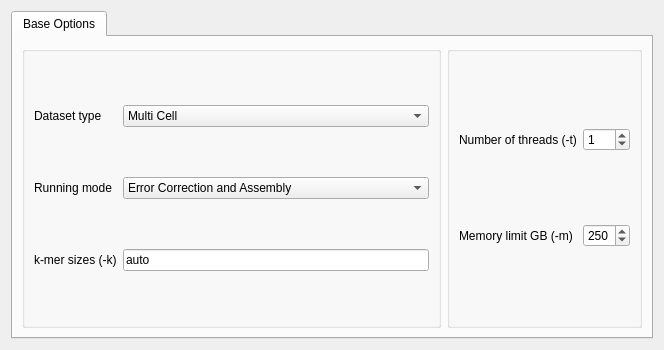
<?xml version="1.0" encoding="UTF-8"?>
<ui version="4.0">
 <class>SpadesSettings</class>
 <widget class="QWidget" name="SpadesSettings">
  <property name="geometry">
   <rect>
    <x>0</x>
    <y>0</y>
    <width>664</width>
    <height>350</height>
   </rect>
  </property>
  <property name="minimumSize">
   <size>
    <width>660</width>
    <height>350</height>
   </size>
  </property>
  <property name="windowTitle">
   <string>Form</string>
  </property>
  <layout class="QGridLayout" name="gridLayout_8">
   <item row="0" column="0">
    <widget class="QTabWidget" name="tabWidget">
     <property name="currentIndex">
      <number>0</number>
     </property>
     <widget class="QWidget" name="tab">
      <attribute name="title">
       <string>Base Options</string>
      </attribute>
      <layout class="QGridLayout" name="gridLayout_5">
       <item row="0" column="0">
        <widget class="QGroupBox" name="groupBox_0">
         <property name="title">
          <string/>
         </property>
         <layout class="QGridLayout" name="gridLayout_2">
          <item row="2" column="0">
           <widget class="QLabel" name="label_7">
            <property name="layoutDirection">
             <enum>Qt::LeftToRight</enum>
            </property>
            <property name="text">
             <string>Running mode</string>
            </property>
            <property name="alignment">
             <set>Qt::AlignLeading|Qt::AlignLeft|Qt::AlignVCenter</set>
            </property>
            <property name="margin">
             <number>5</number>
            </property>
           </widget>
          </item>
          <item row="2" column="1">
           <widget class="QComboBox" name="modeCombo">
            <item>
             <property name="text">
              <string>Error Correction and Assembly</string>
             </property>
            </item>
            <item>
             <property name="text">
              <string>Assembly only</string>
             </property>
            </item>
            <item>
             <property name="text">
              <string>Error correction only</string>
             </property>
            </item>
           </widget>
          </item>
          <item row="4" column="0">
           <widget class="QLabel" name="label_42">
            <property name="layoutDirection">
             <enum>Qt::LeftToRight</enum>
            </property>
            <property name="text">
             <string>k-mer sizes (-k)</string>
            </property>
            <property name="alignment">
             <set>Qt::AlignLeading|Qt::AlignLeft|Qt::AlignVCenter</set>
            </property>
            <property name="margin">
             <number>5</number>
            </property>
            <property name="buddy">
             <cstring>numThreadsSpinbox</cstring>
            </property>
           </widget>
          </item>
          <item row="1" column="0">
           <widget class="QLabel" name="label_9">
            <property name="layoutDirection">
             <enum>Qt::LeftToRight</enum>
            </property>
            <property name="text">
             <string>Dataset type</string>
            </property>
            <property name="alignment">
             <set>Qt::AlignLeading|Qt::AlignLeft|Qt::AlignVCenter</set>
            </property>
            <property name="margin">
             <number>5</number>
            </property>
           </widget>
          </item>
          <item row="4" column="1">
           <widget class="QLineEdit" name="kmerEdit">
            <property name="text">
             <string notr="true">auto</string>
            </property>
           </widget>
          </item>
          <item row="1" column="1">
           <widget class="QComboBox" name="typeCombo">
            <item>
             <property name="text">
              <string>Multi Cell</string>
             </property>
            </item>
            <item>
             <property name="text">
              <string>Single Cell</string>
             </property>
            </item>
           </widget>
          </item>
         </layout>
        </widget>
       </item>
       <item row="0" column="1">
        <widget class="QGroupBox" name="groupBox">
         <layout class="QGridLayout" name="gridLayout_3">
          <item row="1" column="0">
           <widget class="QLabel" name="label_43">
            <property name="layoutDirection">
             <enum>Qt::LeftToRight</enum>
            </property>
            <property name="text">
             <string>Memory limit GB (-m)</string>
            </property>
            <property name="alignment">
             <set>Qt::AlignLeading|Qt::AlignLeft|Qt::AlignVCenter</set>
            </property>
            <property name="margin">
             <number>5</number>
            </property>
            <property name="buddy">
             <cstring>numThreadsSpinbox</cstring>
            </property>
           </widget>
          </item>
          <item row="1" column="1">
           <widget class="QSpinBox" name="memlimitSpin">
            <property name="toolTip">
             <string>Number of threads</string>
            </property>
            <property name="maximum">
             <number>999</number>
            </property>
            <property name="value">
             <number>250</number>
            </property>
           </widget>
          </item>
          <item row="0" column="0">
           <widget class="QLabel" name="label_41">
            <property name="layoutDirection">
             <enum>Qt::LeftToRight</enum>
            </property>
            <property name="text">
             <string>Number of threads (-t)</string>
            </property>
            <property name="alignment">
             <set>Qt::AlignLeading|Qt::AlignLeft|Qt::AlignVCenter</set>
            </property>
            <property name="margin">
             <number>5</number>
            </property>
            <property name="buddy">
             <cstring>numThreadsSpinbox</cstring>
            </property>
           </widget>
          </item>
          <item row="0" column="1">
           <widget class="QSpinBox" name="numThreadsSpinbox">
            <property name="toolTip">
             <string>Number of threads</string>
            </property>
            <property name="maximum">
             <number>999</number>
            </property>
            <property name="value">
             <number>1</number>
            </property>
           </widget>
          </item>
         </layout>
        </widget>
       </item>
      </layout>
     </widget>
    </widget>
   </item>
  </layout>
 </widget>
 <resources/>
 <connections/>
</ui>
